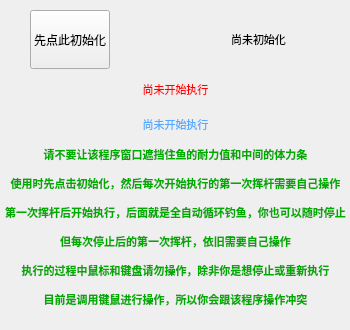
<?xml version="1.0" encoding="UTF-8"?>
<ui version="4.0">
 <class>MainWindow</class>
 <widget class="QMainWindow" name="MainWindow">
  <property name="geometry">
   <rect>
    <x>0</x>
    <y>0</y>
    <width>350</width>
    <height>330</height>
   </rect>
  </property>
  <property name="minimumSize">
   <size>
    <width>350</width>
    <height>330</height>
   </size>
  </property>
  <property name="maximumSize">
   <size>
    <width>350</width>
    <height>330</height>
   </size>
  </property>
  <property name="windowTitle">
   <string>自动钓鱼</string>
  </property>
  <widget class="QWidget" name="centralwidget">
   <property name="sizePolicy">
    <sizepolicy hsizetype="Expanding" vsizetype="Expanding">
     <horstretch>0</horstretch>
     <verstretch>0</verstretch>
    </sizepolicy>
   </property>
   <widget class="QWidget" name="gridLayoutWidget">
    <property name="geometry">
     <rect>
      <x>0</x>
      <y>0</y>
      <width>351</width>
      <height>381</height>
     </rect>
    </property>
    <layout class="QGridLayout" name="gridLayout" columnstretch="0" columnminimumwidth="0">
     <property name="spacing">
      <number>6</number>
     </property>
     <item row="0" column="0">
      <layout class="QVBoxLayout" name="verticalLayout" stretch="2,1,1,8">
       <property name="sizeConstraint">
        <enum>QLayout::SizeConstraint::SetDefaultConstraint</enum>
       </property>
       <property name="topMargin">
        <number>10</number>
       </property>
       <property name="bottomMargin">
        <number>0</number>
       </property>
       <item>
        <layout class="QHBoxLayout" name="horizontalLayout" stretch="0,2,0,3">
         <property name="spacing">
          <number>6</number>
         </property>
         <item>
          <spacer name="horizontalSpacer">
           <property name="orientation">
            <enum>Qt::Orientation::Horizontal</enum>
           </property>
           <property name="sizeHint" stdset="0">
            <size>
             <width>30</width>
             <height>20</height>
            </size>
           </property>
          </spacer>
         </item>
         <item>
          <widget class="QPushButton" name="button">
           <property name="sizePolicy">
            <sizepolicy hsizetype="Maximum" vsizetype="Expanding">
             <horstretch>0</horstretch>
             <verstretch>0</verstretch>
            </sizepolicy>
           </property>
           <property name="sizeIncrement">
            <size>
             <width>0</width>
             <height>0</height>
            </size>
           </property>
           <property name="baseSize">
            <size>
             <width>0</width>
             <height>0</height>
            </size>
           </property>
           <property name="text">
            <string>先点此初始化</string>
           </property>
          </widget>
         </item>
         <item>
          <spacer name="horizontalSpacer_2">
           <property name="orientation">
            <enum>Qt::Orientation::Horizontal</enum>
           </property>
           <property name="sizeHint" stdset="0">
            <size>
             <width>50</width>
             <height>20</height>
            </size>
           </property>
          </spacer>
         </item>
         <item>
          <widget class="QLabel" name="status_label">
           <property name="sizePolicy">
            <sizepolicy hsizetype="Preferred" vsizetype="Fixed">
             <horstretch>0</horstretch>
             <verstretch>0</verstretch>
            </sizepolicy>
           </property>
           <property name="font">
            <font>
             <pointsize>8</pointsize>
            </font>
           </property>
           <property name="frameShape">
            <enum>QFrame::Shape::NoFrame</enum>
           </property>
           <property name="text">
            <string>尚未初始化</string>
           </property>
           <property name="alignment">
            <set>Qt::AlignmentFlag::AlignCenter</set>
           </property>
          </widget>
         </item>
        </layout>
       </item>
       <item>
        <widget class="QLabel" name="fishing_label">
         <property name="text">
          <string>&lt;html&gt;&lt;head/&gt;&lt;body&gt;&lt;p align=&quot;center&quot;&gt;&lt;span style=&quot; font-size:8pt; color:#ff0000;&quot;&gt;尚未开始执行&lt;/span&gt;&lt;/p&gt;&lt;/body&gt;&lt;/html&gt;</string>
         </property>
         <property name="textFormat">
          <enum>Qt::TextFormat::AutoText</enum>
         </property>
         <property name="alignment">
          <set>Qt::AlignmentFlag::AlignCenter</set>
         </property>
        </widget>
       </item>
       <item>
        <widget class="QLabel" name="endurance_label">
         <property name="text">
          <string>&lt;html&gt;&lt;head/&gt;&lt;body&gt;&lt;p align=&quot;center&quot;&gt;&lt;span style=&quot; font-size:8pt; color:#55aaff;&quot;&gt;尚未开始执行&lt;/span&gt;&lt;/p&gt;&lt;/body&gt;&lt;/html&gt;</string>
         </property>
         <property name="alignment">
          <set>Qt::AlignmentFlag::AlignCenter</set>
         </property>
        </widget>
       </item>
       <item>
        <widget class="QLabel" name="tips_label">
         <property name="text">
          <string>&lt;html&gt;&lt;head/&gt;&lt;body&gt;&lt;p align=&quot;center&quot;&gt;&lt;span style=&quot; font-size:8pt; font-weight:700; color:#00aa00;&quot;&gt;请不要让该程序窗口遮挡住鱼的耐力值和中间的体力条&lt;/span&gt;&lt;/p&gt;&lt;p align=&quot;center&quot;&gt;&lt;span style=&quot; font-size:8pt; font-weight:700; color:#00aa00;&quot;&gt;使用时先点击初始化，然后每次开始执行的第一次挥杆需要自己操作&lt;/span&gt;&lt;/p&gt;&lt;p align=&quot;center&quot;&gt;&lt;span style=&quot; font-size:8pt; font-weight:700; color:#00aa00;&quot;&gt;第一次挥杆后开始执行，后面就是全自动循环钓鱼，你也可以随时停止&lt;/span&gt;&lt;/p&gt;&lt;p align=&quot;center&quot;&gt;&lt;span style=&quot; font-size:8pt; font-weight:700; color:#00aa00;&quot;&gt;但每次停止后的第一次挥杆，依旧需要自己操作&lt;/span&gt;&lt;/p&gt;&lt;p align=&quot;center&quot;&gt;&lt;span style=&quot; font-size:8pt; font-weight:700; color:#00aa00;&quot;&gt;执行的过程中鼠标和键盘请勿操作，除非你是想停止或重新执行&lt;/span&gt;&lt;/p&gt;&lt;p align=&quot;center&quot;&gt;&lt;span style=&quot; font-size:8pt; font-weight:700; color:#00aa00;&quot;&gt;目前是调用键鼠进行操作，所以你会跟该程序操作冲突&lt;/span&gt;&lt;/p&gt;&lt;/body&gt;&lt;/html&gt;</string>
         </property>
         <property name="alignment">
          <set>Qt::AlignmentFlag::AlignHCenter|Qt::AlignmentFlag::AlignTop</set>
         </property>
        </widget>
       </item>
      </layout>
     </item>
    </layout>
   </widget>
  </widget>
 </widget>
 <resources/>
 <connections/>
</ui>
